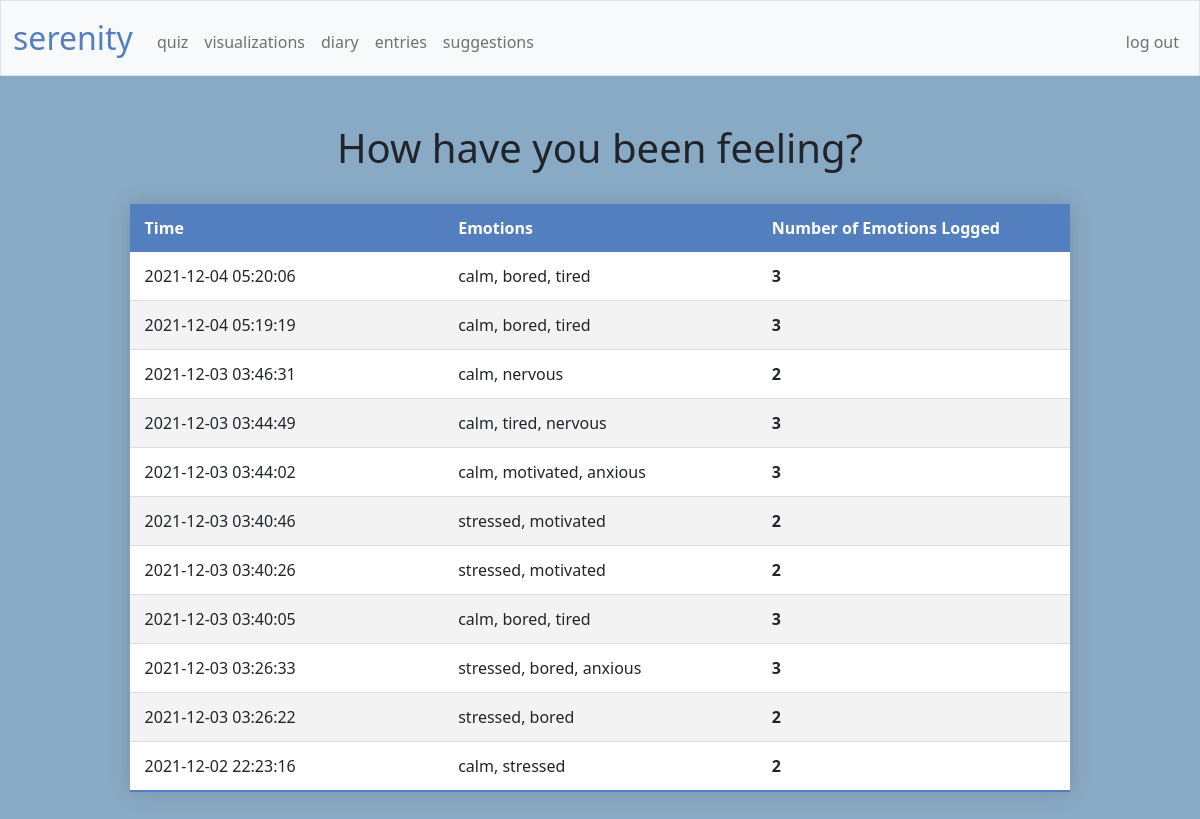
Screenshot of /viz (signed in) with the database file from the repository.
### tables this page shows
CREATE TABLE 'emotions' ('id' INTEGER PRIMARY KEY AUTOINCREMENT NOT NULL, 'user_id' INTEGER NOT NULL, 'time' DATETIME NOT NULL DEFAULT CURRENT_TIMESTAMP, 'emotionlist' TEXT);

### app.py (the view)
@app.route("/viz")
@login_required
def viz():
    emotionlog = db.execute(
        "SELECT time, emotionlist FROM emotions WHERE user_id = ? ORDER BY time DESC", session["user_id"])
    return render_template("viz.html", emotionlog=emotionlog, string_word_count=string_word_count)

### app.py (called while the page is built)
@app.after_request
def after_request(response):
    response.headers["Cache-Control"] = "no-cache, no-store, must-revalidate"
    response.headers["Expires"] = 0
    response.headers["Pragma"] = "no-cache"
    return response

### helpers.py (called while the page is built)
def login_required(f):
    @wraps(f)
    def decorated_function(*args, **kwargs):
        if session.get("user_id") is None:
            return redirect("/login")
        return f(*args, **kwargs)
    return decorated_function

def string_word_count(s):
    return s.count(",") + 1

### templates/viz.html (shortened to what this page needs)
{% extends "layout.html" %}
{% block main %}
    <body class="background">
        <header><h1 style="text-align:center">How have you been feeling?</h1></header>
        <br>
        <table class="styled-table">
            <thead>
                <tr>
                    <th>Time</th>
                    <th>Emotions</th>
                    <th>Number of Emotions Logged</th>
                </tr>
            </thead>
            <tbody>
                {% for e in emotionlog %}
                <tr>
                    <td>{{ e["time"] }}</td>
                    <td>{{ e["emotionlist"] }}</td>
                    <th>{{ string_word_count(e["emotionlist"]) }}</th>
                </tr>
                {% endfor %}
            </tbody>
        </table>
    </body>
{% endblock %}

### static/styles.css (style rules this page uses)
body { font-size: 1rem; font-weight: 400; line-height: 1.5; margin: 0; text-align: left; }
.styled-table { border-collapse: collapse; background-color: transparent; margin: auto; margin-bottom: 1rem; width: 80%; table-layout: fixed; min-width: 400px; box-shadow: 0 0 20px rgba(0, 0, 0, 0.15); }
.styled-table thead tr { background-color: #537fbe; color: #ffffff; text-align: left; }
.styled-table th, .styled-table td { padding: 12px 15px; text-align: left; }
.styled-table tbody tr { border-bottom: 1px solid #dddddd; }
.styled-table tbody tr:nth-of-type(odd) { background-color: #ffffff; }
.styled-table tbody tr:nth-of-type(even) { background-color: #f3f3f3; }
.styled-table tbody tr:last-of-type { border-bottom: 2px solid #537fbe; }
.background { background-color: #89aac5; }

### rows the page displays
emotions: time "2021-12-04 05:20:06", emotionlist "calm, bored, tired", emotionlist "3"
emotions: time "2021-12-04 05:19:19", emotionlist "calm, bored, tired", emotionlist "3"
emotions: time "2021-12-03 03:46:31", emotionlist "calm, nervous", emotionlist "2"
emotions: time "2021-12-03 03:44:49", emotionlist "calm, tired, nervous", emotionlist "3"
emotions: time "2021-12-03 03:44:02", emotionlist "calm, motivated, anxious", emotionlist "3"
emotions: time "2021-12-03 03:40:46", emotionlist "stressed, motivated", emotionlist "2"
emotions: time "2021-12-03 03:40:26", emotionlist "stressed, motivated", emotionlist "2"
emotions: time "2021-12-03 03:40:05", emotionlist "calm, bored, tired", emotionlist "3"
emotions: time "2021-12-03 03:26:33", emotionlist "stressed, bored, anxious", emotionlist "3"
emotions: time "2021-12-03 03:26:22", emotionlist "stressed, bored", emotionlist "2"
emotions: time "2021-12-02 22:23:16", emotionlist "calm, stressed", emotionlist "2"
